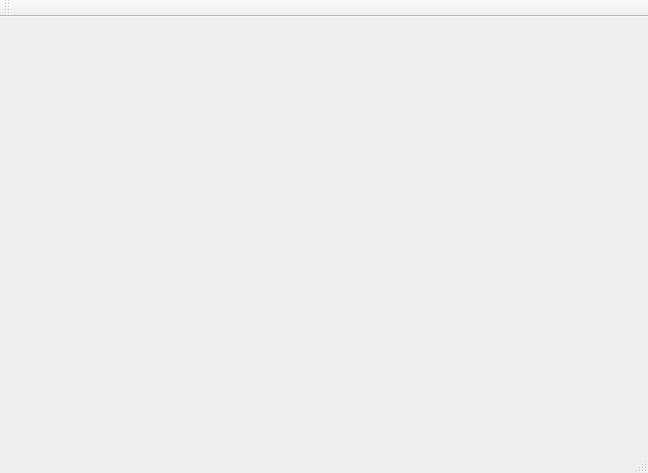
<?xml version="1.0" encoding="UTF-8"?>
<ui version="4.0">
 <class>MainWindow</class>
 <widget class="QMainWindow" name="MainWindow">
  <property name="geometry">
   <rect>
    <x>0</x>
    <y>0</y>
    <width>648</width>
    <height>473</height>
   </rect>
  </property>
  <property name="windowTitle">
   <string>MainWindow</string>
  </property>
  <widget class="QWidget" name="centralWidget"/>
  <widget class="QMenuBar" name="menuBar">
   <property name="geometry">
    <rect>
     <x>0</x>
     <y>0</y>
     <width>648</width>
     <height>23</height>
    </rect>
   </property>
  </widget>
  <widget class="QToolBar" name="mainToolBar">
   <attribute name="toolBarArea">
    <enum>TopToolBarArea</enum>
   </attribute>
   <attribute name="toolBarBreak">
    <bool>false</bool>
   </attribute>
  </widget>
  <widget class="QStatusBar" name="statusBar"/>
 </widget>
 <layoutdefault spacing="6" margin="11"/>
 <resources/>
 <connections/>
</ui>
